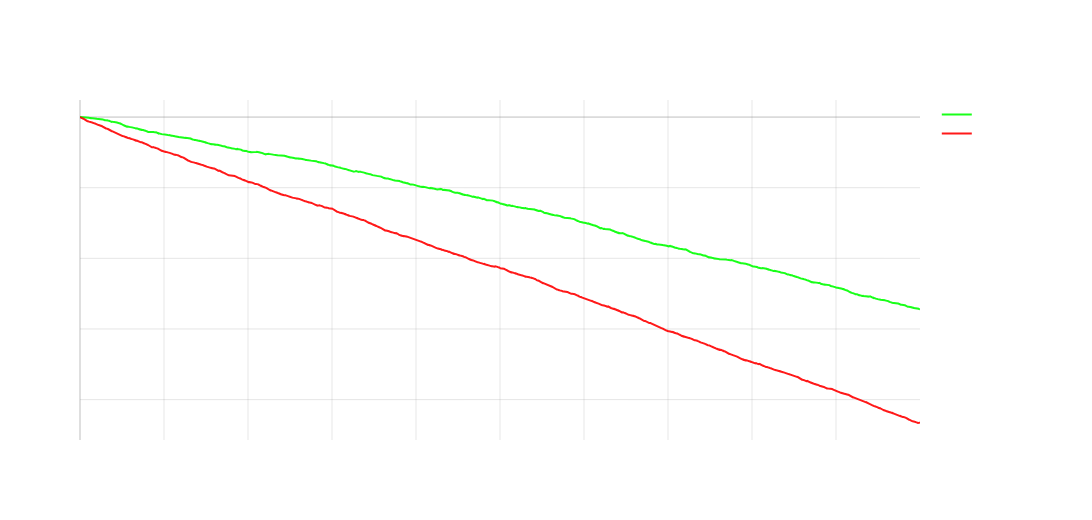

The cell this chart's notebook holds for it:
### Markdown cell above
#### 2.)  Poker & Trading

##### Learning to Play Poker and Trade

We've observed above how policies $\pi_i$ impact the edge or expected value of our game and influence the trajectory of our wealth path

In machine learning and artificial intelligence (reinforcement learning) we teach agents to learn to interact with an environment by optimizing for *expected value*

In other words, agents learn by *experiencing* and *acting* in their environment according to some policy $\pi$ and they will receive a reward dictated by a reward function 

The goal of reinforcement learning is to find an optimal policy $\pi^*$ that maximizes expected value:
 
 $$\pi^* = \underset{\pi}{\text{argmax}} \; \mathbb{E}_{\pi}[R]$$
 
where $R$ represents the cumulative reward received by following policy $\pi$


This is the math behind showing how an ML/AI/RL agent can *learn* to play Roulette, Blackjack, Poker, and Trade

**Example:**  Learning a Basic Policy $\pi^* = \underset{\pi}{\text{argmax}} \; \mathbb{E}_{\pi}[R]$ for Blackjack

### Code cell
import numpy as np
import plotly.graph_objects as go
from plotly.subplots import make_subplots

# Simple blackjack environment
class BlackjackEnv:
    def __init__(self):
        self.deck = list(range(2,12))*4  # 2-10, 11(Ace)
        
    def deal(self):
        return np.random.choice(self.deck)
    
    def play_hand(self, policy):
        player_hand = [self.deal(), self.deal()]
        dealer_up = self.deal()
        
        # Player's turn
        while sum(player_hand) < 21:
            if policy(sum(player_hand), dealer_up):
                player_hand.append(self.deal())
            else:
                break
                
        player_sum = sum(player_hand)
        if player_sum > 21:
            return -1  # Bust
            
        # Dealer's turn
        dealer_hand = [dealer_up, self.deal()]
        while sum(dealer_hand) < 17:
            dealer_hand.append(self.deal())
            
        dealer_sum = sum(dealer_hand)
        if dealer_sum > 21:
            return 1  # Dealer bust
        
        if player_sum > dealer_sum:
            return 1
        elif player_sum < dealer_sum:
            return -1
        return 0  # Push

# Q-learning agent
class QLearningAgent:
    def __init__(self):
        self.q_table = {}
        self.epsilon = 0.1
        self.alpha = 0.1
        
    def get_action(self, player_sum, dealer_up):
        state = (player_sum, dealer_up)
        if state not in self.q_table:
            self.q_table[state] = {0: 0, 1: 0}  # Stay: 0, Hit: 1
            
        if np.random.random() < self.epsilon:
            return np.random.choice([0,1])
        
        return max(self.q_table[state], key=self.q_table[state].get)
        
    def update(self, state, action, reward):
        if state not in self.q_table:
            self.q_table[state] = {0: 0, 1: 0}
        
        self.q_table[state][action] = (1-self.alpha) * self.q_table[state][action] + self.alpha * reward

# Training
env = BlackjackEnv()
agent = QLearningAgent()
naive_wealth = [0]
agent_wealth = [0]
n_episodes = 10000

# Naive policy - hit until 20
def naive_policy(player_sum, dealer_up):
    return player_sum < 20

# Training loop
for episode in range(n_episodes):
    # Naive strategy
    naive_reward = env.play_hand(naive_policy)
    naive_wealth.append(naive_wealth[-1] + naive_reward)
    
    # Q-learning agent
    player_sum = [env.deal(), env.deal()]
    dealer_up = env.deal()
    
    while sum(player_sum) < 21:
        state = (sum(player_sum), dealer_up)
        action = agent.get_action(sum(player_sum), dealer_up)
        
        if action == 0:  # Stay
            break
        player_sum.append(env.deal())
    
    reward = env.play_hand(lambda x,y: False)  # Just to get the outcome
    agent.update(state, action, reward)
    agent_wealth.append(agent_wealth[-1] + reward)

# Create figure
fig = make_subplots(rows=1, cols=1)

# Add traces
fig.add_trace(
    go.Scatter(x=list(range(n_episodes+1)), y=agent_wealth, 
               name='Q-Learning Agent',
               line=dict(color='rgba(0,255,0,0.9)', width=2))
)

fig.add_trace(
    go.Scatter(x=list(range(n_episodes+1)), y=naive_wealth,
               name='Naive Strategy',
               line=dict(color='rgba(255,0,0,0.9)', width=2))
)

# Update layout
fig.update_layout(
    height=520,
    width=1300,
    title='Wealth Paths: Q-Learning vs Naive Strategy in Blackjack',
    showlegend=True,
    plot_bgcolor='rgba(0,0,0,0)',
    paper_bgcolor='rgba(0,0,0,0)',
    font=dict(color='white')
)

# Update axes
fig.update_xaxes(
    title='Episodes',
    showgrid=True,
    gridwidth=1,
    gridcolor='rgba(128,128,128,0.2)',
    zeroline=True,
    zerolinewidth=1,
    zerolinecolor='rgba(128,128,128,0.5)'
)

fig.update_yaxes(
    title='Cumulative Reward',
    showgrid=True,
    gridwidth=1,
    gridcolor='rgba(128,128,128,0.2)',
    zeroline=True,
    zerolinewidth=1,
    zerolinecolor='rgba(128,128,128,0.5)'
)

fig.show()

### Figure 1 — Plotly figure (JSON) as saved in the notebook; plotly's stock layout.template omitted (floating-point values rounded to 4 significant figures; data arrays with more than 128 entries replaced by an {"elided": "..."} marker saying what was removed)
{"data": [{"line": {"color": "rgba(0,255,0,0.9)", "width": 2}, "name": "Q-Learning Agent", "type": "scatter", "x": {"elided": "10001 int values"}, "y": {"elided": "10001 int values"}}, {"line": {"color": "rgba(255,0,0,0.9)", "width": 2}, "name": "Naive Strategy", "type": "scatter", "x": {"elided": "10001 int values"}, "y": {"elided": "10001 int values"}}], "layout": {"font": {"color": "white"}, "height": 520, "paper_bgcolor": "rgba(0,0,0,0)", "plot_bgcolor": "rgba(0,0,0,0)", "showlegend": true, "title": {"text": "Wealth Paths: Q-Learning vs Naive Strategy in Blackjack"}, "width": 1300, "xaxis": {"anchor": "y", "domain": [0, 1], "gridcolor": "rgba(128,128,128,0.2)", "gridwidth": 1, "showgrid": true, "title": {"text": "Episodes"}, "zeroline": true, "zerolinecolor": "rgba(128,128,128,0.5)", "zerolinewidth": 1}, "yaxis": {"anchor": "x", "domain": [0, 1], "gridcolor": "rgba(128,128,128,0.2)", "gridwidth": 1, "showgrid": true, "title": {"text": "Cumulative Reward"}, "zeroline": true, "zerolinecolor": "rgba(128,128,128,0.5)", "zerolinewidth": 1}}}
